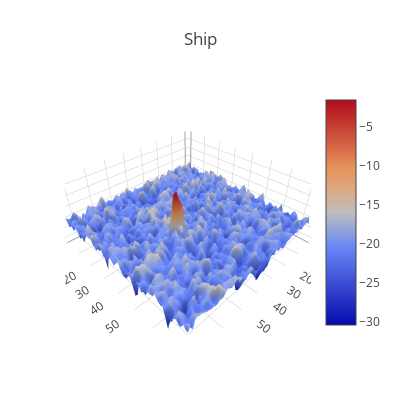

The cell this chart's notebook holds for it:
### Code cell
# look at a ship
plotmy3d(Xtrain_band_1[17,:,:], 'Ship')

### Figure 1 — Plotly figure (JSON) as saved in the notebook; plotly's stock layout.template omitted (floating-point values rounded to 4 significant figures; data arrays with more than 128 entries replaced by an {"elided": "..."} marker saying what was removed)
{"data": [{"type": "surface", "uid": "50a31422-dfac-4f2b-98d1-963538233b8a", "z": {"elided": "75x75 float values"}}], "layout": {"autosize": false, "height": 400, "margin": {"b": 65, "l": 65, "r": 50, "t": 90}, "title": "Ship", "width": 400}}
